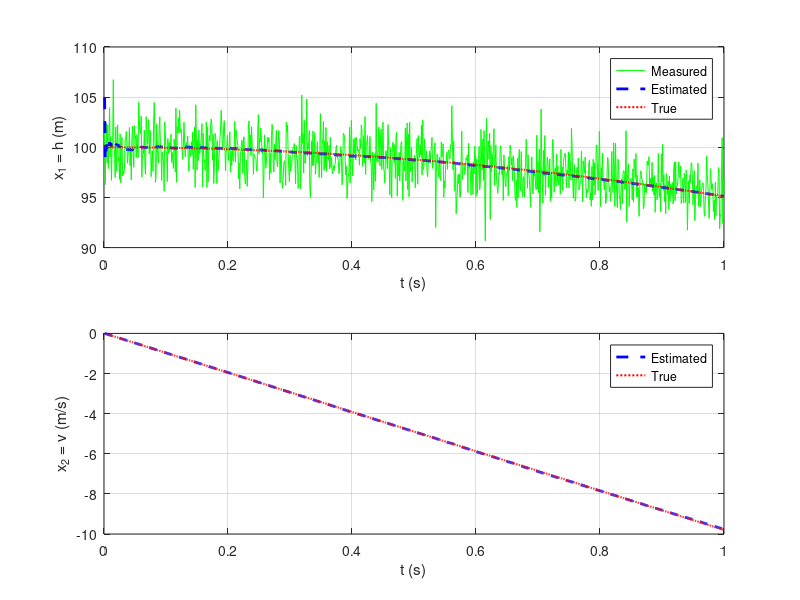
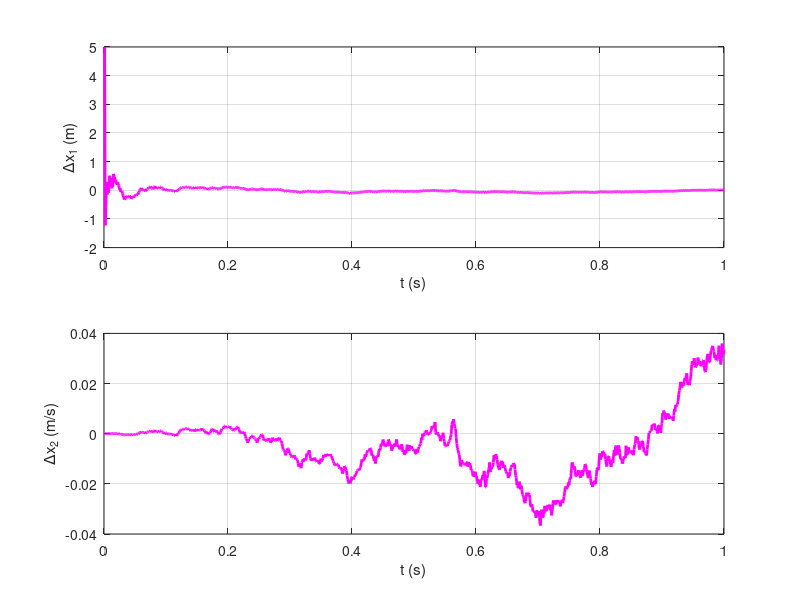

Recreate these plots in MATLAB, in order.


N=1000;
dt = 0.001;
t = dt*(1:N);
F = [1 dt; 0 1];
G = [-0.5*dt^2; -dt];
H = [1 0];
Q = zeros(2,2);
u= 9.80665;

I = eye(2);
y0 = 100; % m
v0 = 0; % m/s
xt = zeros(2,N);
xt(:, 1) = [y0; v0];

for k = 2:N
    xt(:,k)= F*xt(:,k-1)+ G*u;
end
R = 4; % m^2/s^2
v = sqrt(R)*randn(1, N); % measurement noise
z = H*xt + v; % noisy measurement


%% kalman filter estimation
x = zeros(2,N);
x(:,1) = [105; 0];
P = [10 0; 0 0.01];



for k = 2:N
    x(:,k)= F*x(:,k-1)+ G*u;
    P = F*P*F' + Q;
    K = P*H'/(H*P*H'+R);
        
    x(:,k)=x(:,k)+K*(z(k)-H*x(:,k));
    P = (I - K*H)*P;

end


%% Plot the results
% Plot the states
figure(1);
subplot(211);
plot(t, z, 'g-', t, x(1,:), 'b--', 'LineWidth', 2);
hold on; plot(t, xt(1,:), 'r:', 'LineWidth', 1.5)
xlabel('t (s)'); ylabel('x_1 = h (m)'); grid on;
legend('Measured','Estimated','True');
subplot(212);
plot(t, x(2,:), 'b--', 'LineWidth', 2);
hold on; plot(t, xt(2,:), 'r:', 'LineWidth', 1.5)
xlabel('t (s)'); ylabel('x_2 = v (m/s)'); grid on;
legend('Estimated','True');
% Plot the estimation errors
figure(2);
subplot(211);
plot(t, x(1,:)-xt(1,:), 'm', 'LineWidth', 2)
xlabel('t (s)'); ylabel('\Deltax_1 (m)'); grid on;
subplot(212);
plot(t, x(2,:)-xt(2,:), 'm', 'LineWidth', 2)
xlabel('t (s)'); ylabel('\Deltax_2 (m/s)'); grid on;
